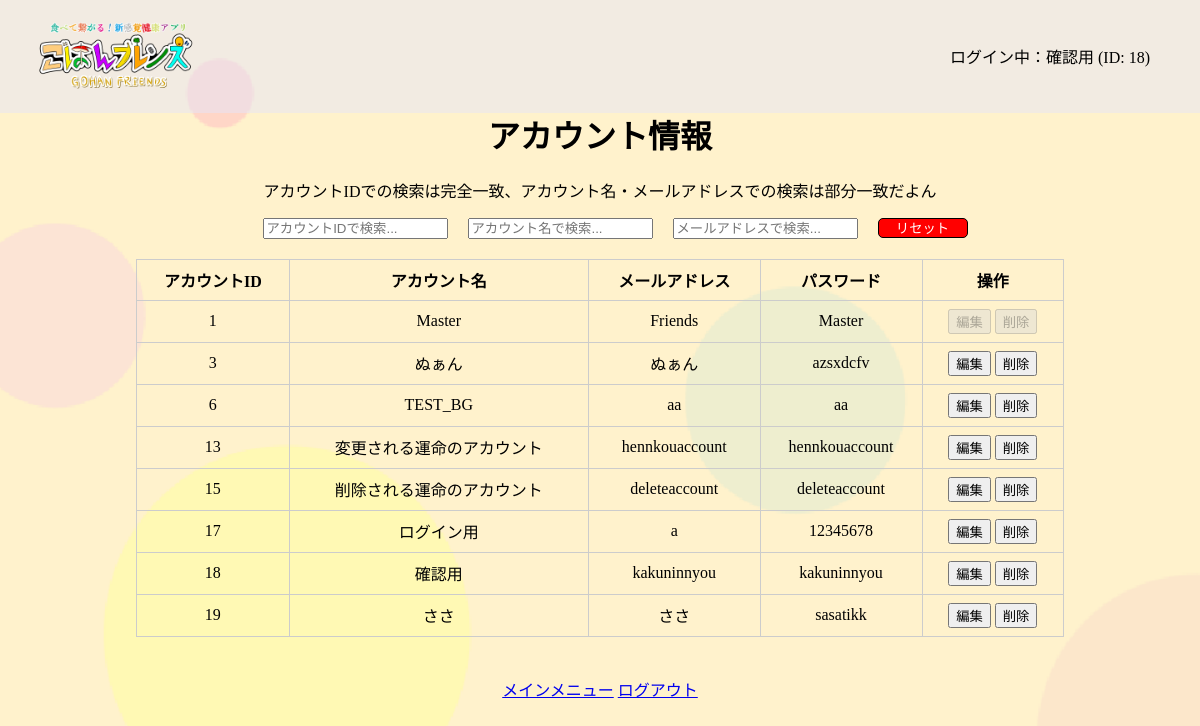
The page /master/account_look (signed in) on the database its author committed.
### tables this page shows
CREATE TABLE ACCOUNT (
                        ACCOUNT_ID INTEGER PRIMARY KEY AUTOINCREMENT,
                        ACCOUNT_NAME TEXT NOT NULL,
                        MAIL TEXT NOT NULL,
                        PASS TEXT NOT NULL
                    );

### app.py (the view)
@app.route('/master/account_look')
def account_look():
    if 'account_name' in session:
        conn = get_db()
        cur = conn.cursor()
        cur.execute("SELECT ACCOUNT_ID, ACCOUNT_NAME, MAIL, PASS FROM ACCOUNT")
        accounts = cur.fetchall()
        cur.close()
        conn.close()
        return render_template('master/account_look.html', accounts=accounts)

### app.py (called while the page is built)
def get_db():
    conn = sqlite3.connect(DATABASE)
    return conn

@app.context_processor
def inject_account_info():
    return {
        'account_name': session.get('account_name'),
        'account_id': session.get('account_id')
    }

### templates/master/account_look.html (shortened to what this page needs)
{% extends 'base.html' %}
{% block content %}
<link rel="stylesheet" href="{{ url_for('static', filename='css/account_look.css') }}">
<br><br><br><br>
<h1 class="txtcenter">アカウント情報</h1>
<p class="txt-center">アカウントIDでの検索は完全一致、アカウント名・メールアドレスでの検索は部分一致だよん</p>
<div style="display: flex; justify-content: center; align-items: center; margin-bottom: 20px;">
    <input type="text" id="searchAccountId" placeholder="アカウントIDで検索..." oninput="searchAccounts()">
    <input type="text" id="searchAccountName" placeholder="アカウント名で検索..." oninput="searchAccounts()">
    <input type="text" id="searchEmail" placeholder="メールアドレスで検索..." oninput="searchAccounts()">
    <button id="resetButton" type="button" onclick="resetSearch()" class="reset-button">リセット</button>
</div>
<div class="table-container">
    <table>
        <tr>
            <th>アカウントID</th>
            <th>アカウント名</th>
            <th>メールアドレス</th>
            <th>パスワード</th>
            <th>操作</th>
        </tr>
        {% for account in accounts %}
        <tr>
            <td>{{ account[0] }}</td>
            <td data-original="{{ account[1] }}">{{ account[1] }}</td>
            <td data-original="{{ account[2] }}">{{ account[2] }}</td>
            <td data-original="{{ account[3] }}">{{ account[3] }}</td>
            <td>
                {% if account[0] == 1 %}
                <button class="edit-button" type="button" disabled>編集</button>
                <button class="delete-button" type="button" disabled>削除</button>
                {% else %}
                <button class="edit-button" type="button"
                    onclick="editRow(this.parentElement.parentElement)">編集</button>
                <button class="delete-button" type="button"
                    onclick="showDeleteConfirmation(this.parentElement.parentElement)">削除</button>
                {% endif %}
            </td>
        </tr>
        {% endfor %}
    </table>
</div>
<div class="txtcenter">
    <a href="{{ url_for('mainmenu') }}">メインメニュー</a>
    <a href="{{ url_for('logout') }}">ログアウト</a>
</div>
{% endblock %}

### templates/base.html (shortened to what this page needs)
<!DOCTYPE html>
<html lang="ja">
<head>
    <link rel="stylesheet" href="../static/css/style.css">
</head>
<body background="{{ url_for('static', filename='img/background.png') }}" class="kabegami">
    <header class="clearfix">
        <img src="{{ url_for('static', filename='img/title.png') }}" class="header-logo">
    </header>
    <main>
        <div class="container">
            {% if account_name and account_id %}
                <p>ログイン中：{{ account_name }} (ID: {{ account_id }})</p>
            {% endif %}
        </div>
        {% block content %}{% endblock %}
    </main>
</body>
</html>

### static/css/style.css (style rules this page uses)
html, body { margin: 0; padding: 0; box-sizing: border-box; height: 100%; }
.kabegami { background-size: cover; }
header { display: flex; align-items: center; background-color: rgb(230,230,250,0.5); }
.header-logo { width: 200px; margin-left: 20px; margin-right: 20px; }
.clearfix::after { content: ""; clear: both; display: table; }
.container { display: flex; justify-content: right; align-items: center; height: 100%; padding-right: 10px; margin-top: -85px; margin-right:40px; }
.txt-center { text-align : center; }
.reset-button { height:20px; width:90px; margin-left:20px; background-color:red; color:white; border-radius:5px; border: 1px solid black; line-height: 5px; text-align: center; }
input { margin-left: 30px; }

### static/css/account_look.css (style rules this page uses)
body { height: 100%; }
.kabegami { background-size: cover; }
.container { display: flex; justify-content: right; align-items: center; height: 100%; padding-right: 10px; margin-top: -85px; margin-right: 40px; }
.txtcenter { margin-top:40px; text-align: center; }
.table-container { display: flex; justify-content: center; margin: 20px; }
table { border-collapse: collapse; width: 80%; }
th, td { border: 1px solid #ccc; padding: 8px; text-align: center; }
header { display: flex; align-items: center; background-color: rgb(230,230,250,0.5); }
.clearfix::after { content: ""; clear: both; display: table; }
html, body { margin: 0; padding: 0; box-sizing: border-box; }
#searchAccountName { margin-left:20px; }
#searchEmail { margin-left:20px; }

### rows shown on the page
ACCOUNT: ACCOUNT_NAME "確認用", ACCOUNT_ID "18", MAIL "kakuninnyou", PASS "kakuninnyou", shows "編集"
ACCOUNT: ACCOUNT_ID "1", ACCOUNT_NAME "Master", MAIL "Friends", PASS "Master", shows "編集"
ACCOUNT: ACCOUNT_ID "3", ACCOUNT_NAME "ぬぁん", MAIL "ぬぁん", PASS "azsxdcfv", shows "編集"
ACCOUNT: ACCOUNT_ID "6", ACCOUNT_NAME "TEST_BG", MAIL "aa", PASS "aa", shows "編集"
ACCOUNT: ACCOUNT_ID "13", ACCOUNT_NAME "変更される運命のアカウント", MAIL "hennkouaccount", PASS "hennkouaccount", shows "編集"
ACCOUNT: ACCOUNT_ID "15", ACCOUNT_NAME "削除される運命のアカウント", MAIL "deleteaccount", PASS "deleteaccount", shows "編集"
ACCOUNT: ACCOUNT_ID "17", ACCOUNT_NAME "ログイン用", MAIL "a", PASS "12345678", shows "編集"
ACCOUNT: ACCOUNT_ID "19", ACCOUNT_NAME "ささ", MAIL "ささ", PASS "sasatikk", shows "編集"

### other values the page prints
{{ account_id }} "18"
